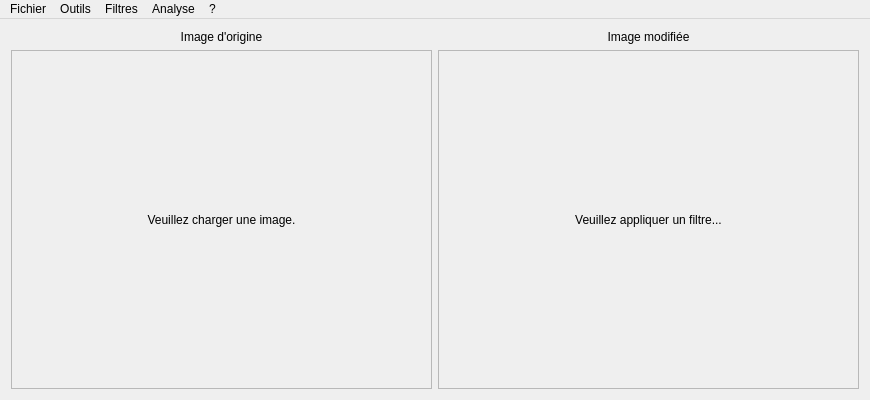
<?xml version="1.0" encoding="UTF-8"?>
<ui version="4.0">
 <class>MainWindow</class>
 <widget class="QMainWindow" name="MainWindow">
  <property name="geometry">
   <rect>
    <x>0</x>
    <y>0</y>
    <width>870</width>
    <height>400</height>
   </rect>
  </property>
  <property name="minimumSize">
   <size>
    <width>870</width>
    <height>400</height>
   </size>
  </property>
  <property name="windowTitle">
   <string>MainWindow</string>
  </property>
  <widget class="QWidget" name="centralWidget">
   <layout class="QGridLayout" name="gridLayout">
    <item row="1" column="1">
     <widget class="QScrollArea" name="scrollArea_2">
      <property name="lineWidth">
       <number>0</number>
      </property>
      <property name="widgetResizable">
       <bool>true</bool>
      </property>
      <widget class="QWidget" name="scrollAreaWidgetContents_2">
       <property name="geometry">
        <rect>
         <x>0</x>
         <y>0</y>
         <width>420</width>
         <height>333</height>
        </rect>
       </property>
       <layout class="QGridLayout" name="gridLayout_2">
        <item row="0" column="0">
         <widget class="QLabel" name="modifiedImage">
          <property name="enabled">
           <bool>true</bool>
          </property>
          <property name="text">
           <string>Veuillez appliquer un filtre...</string>
          </property>
          <property name="alignment">
           <set>Qt::AlignCenter</set>
          </property>
         </widget>
        </item>
       </layout>
      </widget>
     </widget>
    </item>
    <item row="1" column="0">
     <widget class="QScrollArea" name="scrollArea">
      <property name="lineWidth">
       <number>0</number>
      </property>
      <property name="widgetResizable">
       <bool>true</bool>
      </property>
      <widget class="QWidget" name="scrollAreaWidgetContents">
       <property name="geometry">
        <rect>
         <x>0</x>
         <y>0</y>
         <width>420</width>
         <height>333</height>
        </rect>
       </property>
       <layout class="QGridLayout" name="gridLayout_3">
        <item row="0" column="0">
         <widget class="QLabel" name="sourceImage">
          <property name="text">
           <string>Veuillez charger une image.</string>
          </property>
          <property name="scaledContents">
           <bool>false</bool>
          </property>
          <property name="alignment">
           <set>Qt::AlignCenter</set>
          </property>
         </widget>
        </item>
       </layout>
      </widget>
     </widget>
    </item>
    <item row="0" column="0">
     <widget class="QLabel" name="label">
      <property name="text">
       <string>Image d'origine</string>
      </property>
      <property name="alignment">
       <set>Qt::AlignCenter</set>
      </property>
     </widget>
    </item>
    <item row="0" column="1">
     <widget class="QLabel" name="label_2">
      <property name="text">
       <string>Image modifiée</string>
      </property>
      <property name="alignment">
       <set>Qt::AlignCenter</set>
      </property>
     </widget>
    </item>
   </layout>
  </widget>
  <widget class="QMenuBar" name="menuBar">
   <property name="geometry">
    <rect>
     <x>0</x>
     <y>0</y>
     <width>870</width>
     <height>25</height>
    </rect>
   </property>
   <widget class="QMenu" name="menuFichier">
    <property name="title">
     <string>Fichier</string>
    </property>
    <addaction name="actionOuvrir_image_source"/>
    <addaction name="actionR_initialiser_l_image_modifi_e"/>
    <addaction name="separator"/>
    <addaction name="actionQuitter"/>
   </widget>
   <widget class="QMenu" name="menu">
    <property name="title">
     <string>?</string>
    </property>
    <addaction name="actionA_propos"/>
   </widget>
   <widget class="QMenu" name="menuFiltres">
    <property name="title">
     <string>Filtres</string>
    </property>
    <widget class="QMenu" name="menuD_tection_de_bords">
     <property name="title">
      <string>Détection de bords...</string>
     </property>
     <addaction name="actionSobel"/>
     <addaction name="actionPrewitt"/>
     <addaction name="actionRoberts"/>
    </widget>
    <widget class="QMenu" name="menuAutres">
     <property name="title">
      <string>Autres...</string>
     </property>
     <addaction name="actionLaplacien_4"/>
     <addaction name="actionLaplacien_8"/>
     <addaction name="actionM_dian"/>
     <addaction name="actionSeuil_manuel"/>
     <addaction name="actionSeuil_automatique"/>
    </widget>
    <widget class="QMenu" name="menuPond_r_s">
     <property name="title">
      <string>Pondérés...</string>
     </property>
     <widget class="QMenu" name="menuGaussien">
      <property name="title">
       <string>Gaussien...</string>
      </property>
      <addaction name="action3x3"/>
      <addaction name="action5x5"/>
      <addaction name="actionPersonnalis"/>
     </widget>
     <addaction name="actionMoyenneur"/>
     <addaction name="menuGaussien"/>
    </widget>
    <widget class="QMenu" name="menuMorphologiques">
     <property name="title">
      <string>Morphologiques</string>
     </property>
     <addaction name="actionDilatation"/>
     <addaction name="actionErosion"/>
     <addaction name="actionOpening"/>
     <addaction name="actionClosing"/>
    </widget>
    <addaction name="menuPond_r_s"/>
    <addaction name="menuD_tection_de_bords"/>
    <addaction name="menuMorphologiques"/>
    <addaction name="menuAutres"/>
   </widget>
   <widget class="QMenu" name="menuOutils">
    <property name="title">
     <string>Outils</string>
    </property>
    <addaction name="actionN_gatif"/>
    <addaction name="actionNiveau_de_gris"/>
    <addaction name="actionHistogramme"/>
    <addaction name="actionHistogramme_cumul"/>
    <addaction name="separator"/>
    <addaction name="actionLancer_toutes_les_actions"/>
   </widget>
   <widget class="QMenu" name="menuAnalyse">
    <property name="title">
     <string>Analyse</string>
    </property>
    <addaction name="actionEgalisation_d_histogramme"/>
    <addaction name="actionWatershed"/>
    <addaction name="actionRectangle_englobant"/>
    <addaction name="actionR_duction_de_palette"/>
   </widget>
   <addaction name="menuFichier"/>
   <addaction name="menuOutils"/>
   <addaction name="menuFiltres"/>
   <addaction name="menuAnalyse"/>
   <addaction name="menu"/>
  </widget>
  <action name="actionOuvrir_image_source">
   <property name="text">
    <string>Ouvrir l'image source...</string>
   </property>
   <property name="toolTip">
    <string>Ouvrir l'image source...</string>
   </property>
   <property name="shortcut">
    <string>Ctrl+O</string>
   </property>
  </action>
  <action name="actionQuitter">
   <property name="text">
    <string>Quitter</string>
   </property>
  </action>
  <action name="actionA_propos">
   <property name="text">
    <string>A propos...</string>
   </property>
   <property name="shortcut">
    <string>F1</string>
   </property>
  </action>
  <action name="actionEnregistrer_l_image_modifi_e">
   <property name="text">
    <string>Enregistrer l'image modifiée...</string>
   </property>
  </action>
  <action name="actionN_gatif">
   <property name="text">
    <string>Négatif</string>
   </property>
  </action>
  <action name="actionNiveau_de_gris">
   <property name="text">
    <string>Niveau de gris</string>
   </property>
  </action>
  <action name="actionSeuillage_manuel">
   <property name="text">
    <string>Seuillage manuel</string>
   </property>
  </action>
  <action name="actionSeuillage_automatique">
   <property name="text">
    <string>Seuillage automatique</string>
   </property>
  </action>
  <action name="actionHistogramme">
   <property name="text">
    <string>Histogramme</string>
   </property>
  </action>
  <action name="actionSobel">
   <property name="text">
    <string>Sobel</string>
   </property>
  </action>
  <action name="actionPrewitt">
   <property name="text">
    <string>Prewitt</string>
   </property>
  </action>
  <action name="actionRoberts">
   <property name="text">
    <string>Roberts</string>
   </property>
  </action>
  <action name="actionMoyenneur">
   <property name="text">
    <string>Moyenneur</string>
   </property>
  </action>
  <action name="action3x3">
   <property name="text">
    <string>3x3</string>
   </property>
  </action>
  <action name="action5x5">
   <property name="text">
    <string>5x5</string>
   </property>
  </action>
  <action name="actionPersonnalis">
   <property name="text">
    <string>Personnalisé...</string>
   </property>
  </action>
  <action name="actionLaplacien_4">
   <property name="text">
    <string>Laplacien (4)</string>
   </property>
  </action>
  <action name="actionLaplacien_8">
   <property name="text">
    <string>Laplacien (8)</string>
   </property>
  </action>
  <action name="actionM_dian">
   <property name="text">
    <string>Médian</string>
   </property>
  </action>
  <action name="actionDilatation">
   <property name="text">
    <string>Dilatation</string>
   </property>
  </action>
  <action name="actionErosion">
   <property name="text">
    <string>Erosion</string>
   </property>
  </action>
  <action name="actionOpening">
   <property name="text">
    <string>Opening</string>
   </property>
  </action>
  <action name="actionClosing">
   <property name="text">
    <string>Closing</string>
   </property>
  </action>
  <action name="actionR_initialiser_l_image_modifi_e">
   <property name="text">
    <string>Réinitialiser l'image modifiée</string>
   </property>
  </action>
  <action name="actionSeuil_manuel">
   <property name="text">
    <string>Seuil manuel</string>
   </property>
  </action>
  <action name="actionSeuil_automatique">
   <property name="text">
    <string>Seuil automatique</string>
   </property>
  </action>
  <action name="actionAnalyse_d_image">
   <property name="text">
    <string>Analyse d'image</string>
   </property>
  </action>
  <action name="actionRectangle_englobant">
   <property name="enabled">
    <bool>false</bool>
   </property>
   <property name="text">
    <string>Rectangle englobant</string>
   </property>
  </action>
  <action name="actionEgalisation_d_histogramme">
   <property name="text">
    <string>Egalisation d'histogramme</string>
   </property>
  </action>
  <action name="actionWatershed">
   <property name="text">
    <string>Watershed</string>
   </property>
  </action>
  <action name="actionHistogramme_cumul">
   <property name="text">
    <string>Histogramme cumulé</string>
   </property>
  </action>
  <action name="actionR_duction_de_la_palette">
   <property name="text">
    <string>Réduction de la palette</string>
   </property>
  </action>
  <action name="actionLancer_toutes_les_actions">
   <property name="text">
    <string>Lancer toutes les actions</string>
   </property>
  </action>
  <action name="actionR_duction_de_palette">
   <property name="enabled">
    <bool>false</bool>
   </property>
   <property name="text">
    <string>Réduction de palette</string>
   </property>
  </action>
 </widget>
 <layoutdefault spacing="6" margin="11"/>
 <resources/>
 <connections/>
</ui>
